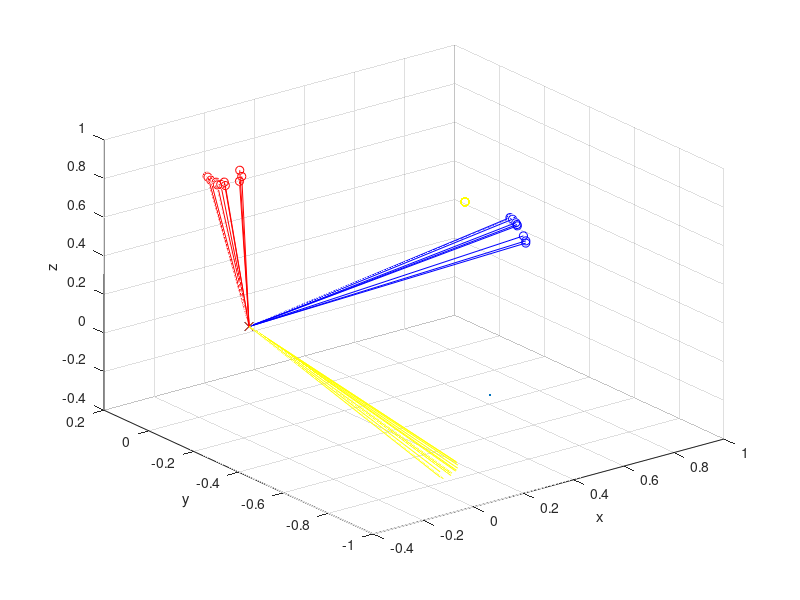

Recreate this plot in MATLAB.
% Created by: Anthony Le
% Last updated: 01.17.2018

% KIN 523: Homework 1 - Vector Math and Describing Human Motion
% Due: 01.18.2018 by 7PM
%% Problem 2
close all;
clear;

% load parameters
load('hand.mat');

% global XYZ positions of the three markers, in mm
MH3 = [MH3X, MH3Y, MH3Z];
MH5 = [MH5X, MH5Y, MH5Z];
WRI = [WRIX, WRIY, WRIZ];

% wrist joint center position in local hand xyz
% from problem 1c
WJC_xyz = [-8.13912848115047; 20.8543822348700; -7.80059800074728];

% u vector from WRI to MH3 markers
U = MH3 - WRI; % x-axis
norm_U = vecnorm(U, 2, 2); % magnitude of u

% v vector from WRI to MH5 markers
V = MH5 - WRI; % vector b/w WRI and MH5
norm_V = vecnorm(V, 2, 2); % magnitude of v

% w vector perpendicular to the v and u vectors
W = cross(U, V, 2); % y-axis
norm_W = vecnorm(W, 2, 2); % magnitude of w

% unit vectors of hand xyz coordinate system
I = U ./ norm_U; % unit vector in x
J = W ./ norm_W; % unit vector in y
K = cross(I, J, 2); % unit vector in z

% cat vectors for data processing ahead
HAND_MARKS = [MH3, MH5, WRI];
UNIT_VECS = [I, J, K];

% table for problem 2a
table_2a = [Time, UNIT_VECS];

% transpose of unit vectors
tp_I = transpose(I);
tp_J = transpose(J);
tp_K = transpose(K);

% reshape matrix of unit vectors
UNIT_VECS_stacked = cat(3, I, J, K);
UNIT_VECS_rs = permute(UNIT_VECS_stacked, [2, 3, 1]);
UNIT_VECS_rs2 = permute(UNIT_VECS_stacked, [3, 2, 1]);

% global XYZ origin
XYZ = [0, 0, 0];
X = [1, 0, 0];
Y = [0, 1, 0];
Z = [0, 0, 1];

% conversion of wrist joint center position in global XYZ
WJC_XYZ = (transpose([I(1, :); J(1, :); K(1, :)]) * WJC_xyz) + transpose(WRI(1, :));
WJC_XYZ = transpose(WJC_XYZ);

% table for problem 2c
table_2c = [Time(1,:) , WJC_XYZ];

% components of e_XYZ in the i, j, k directions; from problem 1d
x_ijk = [0.129213880302701; 0.910385524181768; -0.393067386713025];

% create empty array
E = [];

% global XYZ components of e in the global XYZ coordinate system at each
% sample time
for rows = 1:size(UNIT_VECS_rs, 3)
    e_IJK = UNIT_VECS_rs(:, :, rows) * x_ijk;
    E = cat(2, E, e_IJK);
end
E = transpose(E);

% table for problem 2b
table_2b = [Time, E];

origin = zeros(61, 1); % zeros for plotting origin below

% plotting
for i = 50:61
    scatter3(I(i, 1), I(i, 2), I(i, 3), 'b');
    hold on;
    plot3([origin(i, 1), I(i, 1)], [origin(i, 1), I(i, 2)], [origin(i, 1), I(i, 3)], 'b');
    scatter3(I(1,1), I(1, 2),I(1,3), '.g');
    scatter3(0, 0, 0, 'xk');
    scatter3(J(i, 1), J(i, 2), J(i, 3), 'r');
    plot3([origin(i, 1), J(i, 1)], [origin(i, 1), J(i, 2)], [origin(i, 1), J(i, 3)], 'r');
    scatter3(K(1, 1), K(1, 2), K(1, 3), 'y');
    plot3([origin(i, 1), K(i, 1)], [origin(i, 1), K(i, 2)], [origin(i, 1), K(i, 3)], 'y');
    xlabel('x'); ylabel('y'); zlabel('z');
end
